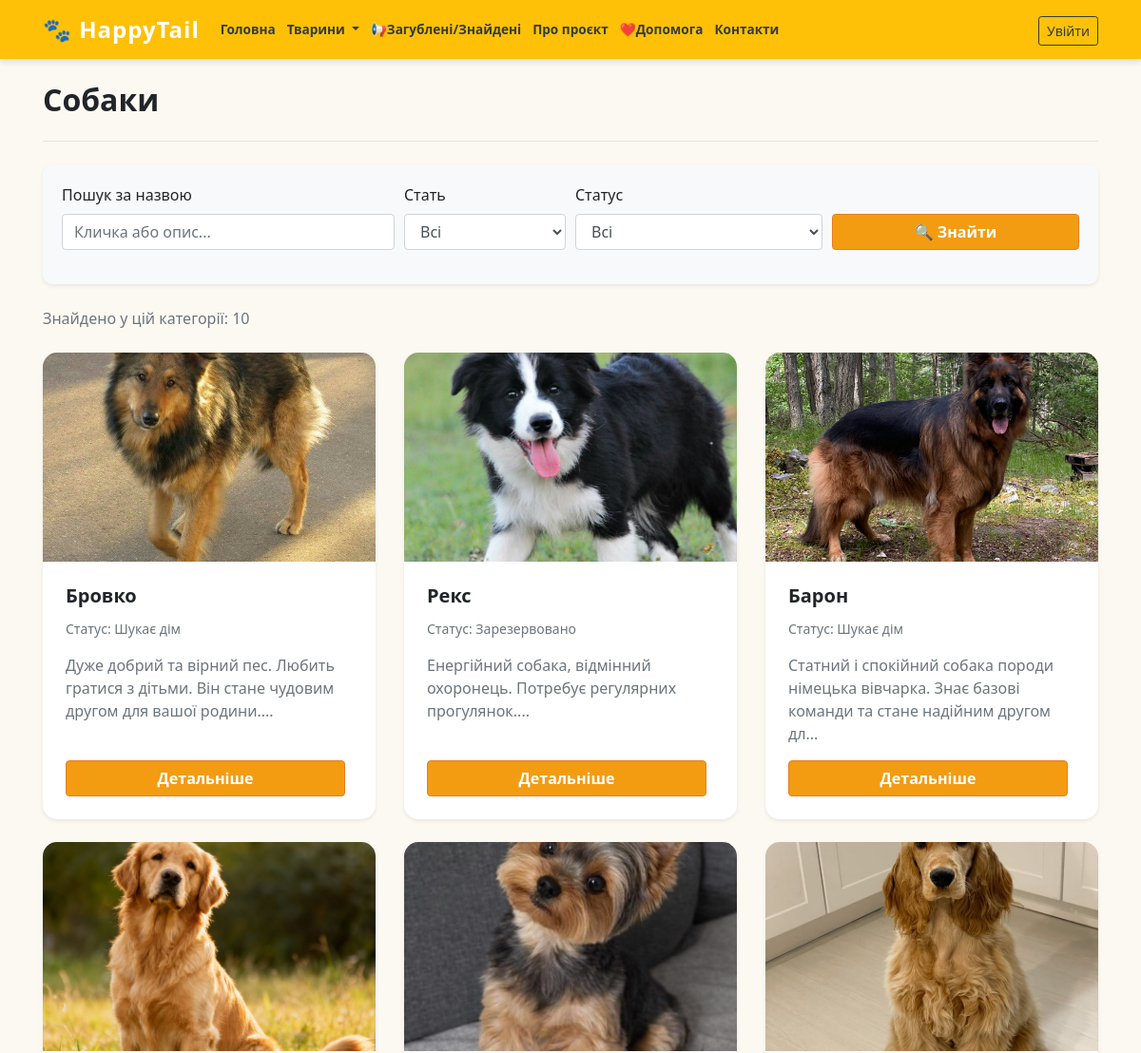
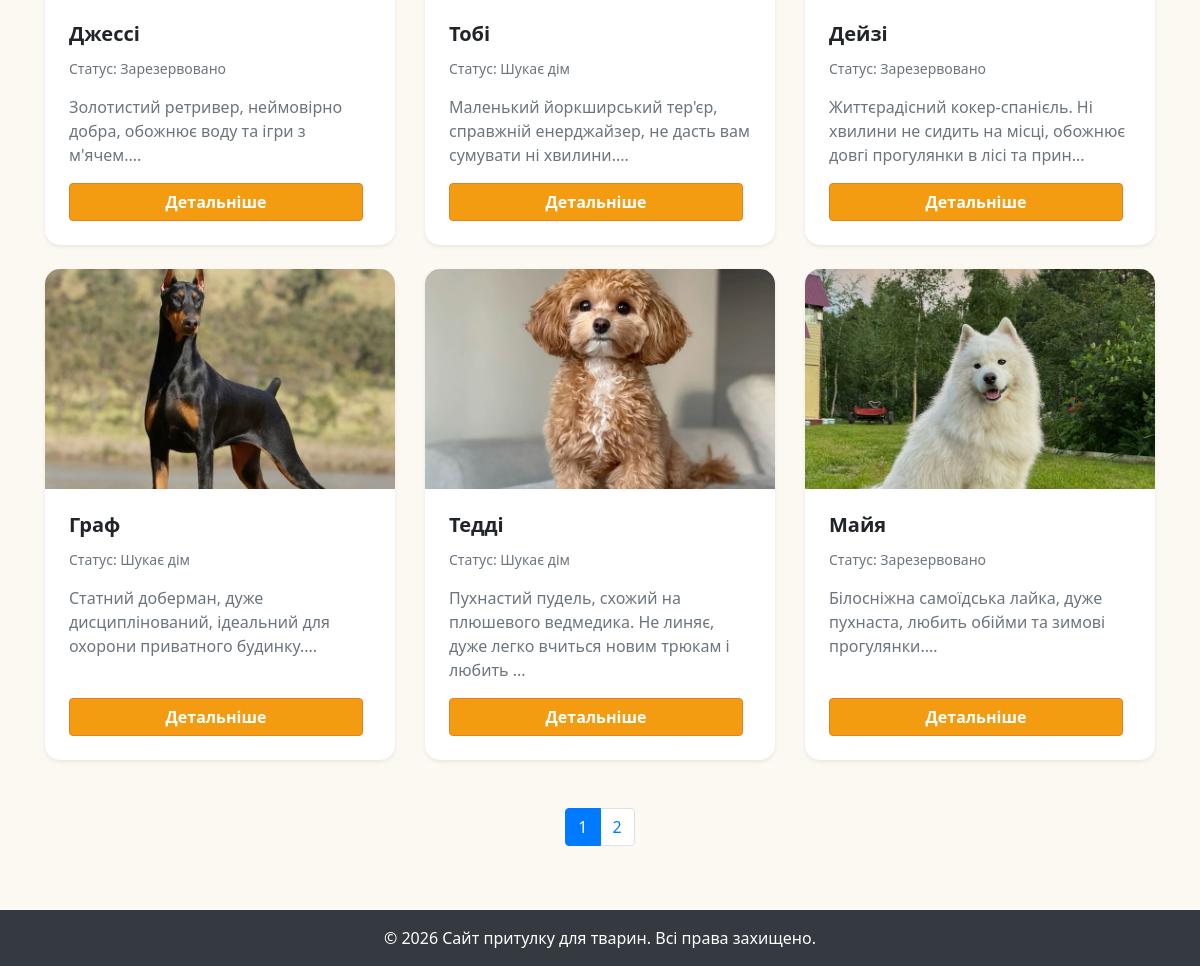
Page /category.php?category_id=1 on the committed database (2 pictures, top to bottom).
### tables this page shows
CREATE TABLE `menu` (
  `id` int(11) NOT NULL,
  `title` varchar(100) NOT NULL,
  `url` varchar(255) NOT NULL,
  `parent_id` int(11) DEFAULT 0
);

CREATE TABLE `categories` (
  `id` int(11) NOT NULL,
  `name` varchar(100) NOT NULL
);

CREATE TABLE `pets` (
  `id` int(11) NOT NULL,
  `name` varchar(100) NOT NULL,
  `image` text DEFAULT NULL,
  `description` text DEFAULT NULL,
  `age` varchar(50) DEFAULT NULL,
  `gender` varchar(20) DEFAULT 'Не вказано',
  `status` varchar(50) DEFAULT 'Шукає дім',
  `category_id` int(11) DEFAULT NULL,
  `created_at` datetime DEFAULT current_timestamp()
);

### include/functions.php (called while the page is built, shortened)
<?php
function get_menu() {
    global $conn;
    $sql = "SELECT * FROM menu ORDER BY id ASC";
    $result = mysqli_query($conn, $sql);
    return mysqli_fetch_all($result, MYSQLI_ASSOC);
}
function get_pets_count_filtered($search = '', $gender = '', $status = '', $category_id = null) {
    global $conn;
    $sql = "SELECT COUNT(*) as total FROM pets WHERE 1=1";
    if ($category_id) $sql .= " AND category_id = " . (int)$category_id;
    $result = mysqli_query($conn, $sql);
    $row = mysqli_fetch_assoc($result);
    return $row['total'];
}
function get_pets_by_category($category_id, $search = '', $gender = '', $status = '', $limit = 9, $offset = 0) {
    global $conn;
    $category_id = mysqli_real_escape_string($conn, $category_id);
    $sql = "SELECT pets.*, categories.name as category_name
            FROM pets
            LEFT JOIN categories ON pets.category_id = categories.id
            WHERE category_id = '$category_id'";
    $sql .= " ORDER BY pets.id ASC LIMIT $limit OFFSET $offset";
    $result = mysqli_query($conn, $sql);
    return mysqli_fetch_all($result, MYSQLI_ASSOC);
}
function get_category_title($category_id) {
    global $conn;
    $category_id = mysqli_real_escape_string($conn, $category_id);
    $sql = "SELECT * FROM categories WHERE id = '$category_id'";
    $result = mysqli_query($conn, $sql);
    return mysqli_fetch_assoc($result);
}
function is_admin() {
    return isset($_SESSION['login']) && $_SESSION['login'] === 'admin';
}

### category.php (the view, shortened to what this page needs)
<?php
require_once 'include/config.php';
require_once 'include/functions.php';
$category_id = (int)$_GET['category_id'];
$category = get_category_title($category_id);
require_once 'include/header.php';
$search = $_GET['search'] ?? '';
$gender = $_GET['gender'] ?? '';
$status = $_GET['status'] ?? '';
$limit = 9;
$page = isset($_GET['page']) ? (int)$_GET['page'] : 1;
$offset = ($page - 1) * $limit;
$total_pets = get_pets_count_filtered($search, $gender, $status, $category_id);
$total_pages = ceil($total_pets / $limit);
$pets = get_pets_by_category($category_id, $search, $gender, $status, $limit, $offset);
?>
<div class="d-flex justify-content-between align-items-center mb-3">
    <h2 class="font-weight-bold"><?= htmlspecialchars($category['name']) ?></h2>
</div>
<hr class="mb-4">
<?php require_once 'include/filters.php'; ?>
<p class="text-muted mb-4">Знайдено у цій категорії: <?= $total_pets ?></p>
<div class="row">
    <?php if (empty($pets)): ?>
        <div class="col-12"><p>На жаль, тварин у цій категорії поки немає.</p></div>
    <?php else: ?>
        <?php foreach ($pets as $pet): ?>
            <div class="col-md-4 mb-4">
                <div class="card h-100 shadow-sm border-0 pet-card" style="border-radius: 15px; overflow: hidden;">
                    <?php if (!empty($pet['image'])): ?>
                        <img src="img/<?= htmlspecialchars($pet['image']) ?>" class="card-img-top pet-img" alt="<?= htmlspecialchars($pet['name']) ?>" style="height: 220px; object-fit: cover;">
                    <?php else: ?>
                        <img src="img/no-image.png" class="card-img-top pet-img" alt="Немає фото" style="height: 220px; object-fit: cover;">
                    <?php endif; ?>
                    <div class="card-body d-flex flex-column p-4">
                        <h5 class="card-title font-weight-bold"><?= htmlspecialchars($pet['name']) ?></h5>
                        <p class="card-text text-muted small">Статус: <?= htmlspecialchars($pet['status']) ?></p>
                        <p class="card-text text-secondary">
                            <?= htmlspecialchars(mb_substr($pet['description'], 0, 100)) . '...' ?>
                        </p>
                        <div class="d-flex justify-content-between mt-auto">
                            <a href="post.php?pet_id=<?= $pet['id'] ?>" class="btn btn-warning flex-grow-1 mr-2 font-weight-bold">Детальніше</a>
                        </div>
                    </div>
                </div>
            </div>
        <?php endforeach; ?>
    <?php endif; ?>
</div>
<?php if ($total_pages > 1): ?>
    <nav aria-label="Page navigation" class="mt-4">
        <ul class="pagination justify-content-center">
            <?php for ($i = 1; $i <= $total_pages; $i++): ?>
                <li class="page-item <?= ($page == $i) ? 'active' : '' ?>">
                    <a class="page-link" href="?category_id=<?= $category_id ?>&page=<?= $i ?>&search=<?= urlencode($search) ?>&gender=<?= urlencode($gender) ?>&status=<?= urlencode($status) ?>"><?= $i ?></a>
                </li>
            <?php endfor; ?>
        </ul>
    </nav>
<?php endif; ?>
<?php require_once 'include/footer.php'; ?>

### include/header.php (shortened to what this page needs)
<?php $base_path = $base_path ?? ''; ?>
<!DOCTYPE html>
<html lang="uk">
<head>
    <link rel="stylesheet" href="https://cdn.jsdelivr.net/npm/bootstrap@4.6.2/dist/css/bootstrap.min.css">
    <link rel="stylesheet" href="<?= $base_path ?>css/main.css?v=1.1">
</head>
<body>
<nav class="navbar navbar-expand-lg navbar-dark bg-warning">
    <div class="container">
        <a class="navbar-brand font-weight-bold" href="<?= $base_path ?>index.php">🐾 HappyTail</a>
        <div class="collapse navbar-collapse" id="navbarNav">
            <ul class="navbar-nav mr-auto">
                <?php
                $all_menu = get_menu();
                $top_menu = array_filter($all_menu, function($m) { return ($m['parent_id'] ?? 0) == 0; });
                foreach ($top_menu as $menu_item):
                    $sub_menu = array_filter($all_menu, function($m) use ($menu_item) { return ($m['parent_id'] ?? 0) == $menu_item['id']; });
                    $has_sub = !empty($sub_menu);
                    if ($has_sub): ?>
                        <li class="nav-item dropdown">
                            <a class="nav-link dropdown-toggle text-dark font-weight-bold" href="#" id="nav-<?= $menu_item['id'] ?>" role="button" data-toggle="dropdown">
                                <?= htmlspecialchars($menu_item['title']) ?>
                            </a>
                        </li>
                    <?php else: ?>
                        <li class="nav-item">
                            <a class="nav-link text-dark font-weight-bold" href="<?= $base_path ?><?= htmlspecialchars($menu_item['url']) ?>">
                                <?= htmlspecialchars($menu_item['title']) ?>
                            </a>
                        </li>
                    <?php endif;
                endforeach; ?>
            </ul>
            <ul class="navbar-nav">
                <?php if (is_admin()): ?>
                    <li class="nav-item mr-2">
                        <a class="btn btn-dark btn-sm mt-1" href="<?= $base_path ?>admin/index.php">Адмінка</a>
                    </li>
                    <li class="nav-item">
                        <a class="btn btn-outline-danger btn-sm mt-1" href="<?= $base_path ?>admin/logout.php">Вихід</a>
                    </li>
                <?php else: ?>
                    <li class="nav-item">
                        <a class="btn btn-outline-dark btn-sm mt-1" href="<?= $base_path ?>login/index.php">Увійти</a>
                    </li>
                <?php endif; ?>
            </ul>
        </div>
    </div>
</nav>
<div class="container mt-4 mb-5">

### css/main.css (style rules this page uses)
html { overflow-y: scroll !important; }
body { display: flex; flex-direction: column; min-height: 100vh; background-color: #fcf9f2; font-family: 'Segoe UI', Tahoma, Geneva, Verdana, sans-serif; }
.navbar { box-shadow: 0 4px 6px rgba(0,0,0,0.1); }
.navbar-brand { font-size: 1.5rem; letter-spacing: 1px; }
.card { border: none; border-radius: 10px; transition: transform 0.3s ease, box-shadow 0.3s ease; }
.card-img-top { border-top-left-radius: 10px; border-top-right-radius: 10px; }
.btn-warning { background-color: #f39c12; border-color: #e67e22; color: white; font-weight: bold; }
.navbar-nav .nav-link { white-space: nowrap !important; }
@media (min-width: 992px) and (max-width: 1200px) { .navbar-expand-lg .navbar-nav .nav-link { padding-left: 6px !important; padding-right: 6px !important; font-size: 0.85rem !important; } }

### rows in the picture
menu: title "Головна"
menu: title "Тварини"
menu: title "📢Загублені/Знайдені"
menu: title "Про проєкт"
menu: title "❤️Допомога"
menu: title "Контакти"
categories: name "Собаки"
pets: image (picture), name "Бровко", status "Шукає дім", description "Дуже добрий та вірний пес. Любить гратися з дітьми. Він стане чудовим другом для вашої родини."
pets: image (picture), name "Рекс", status "Зарезервовано", description "Енергійний собака, відмінний охоронець. Потребує регулярних прогулянок."
pets: image (picture), name "Барон", status "Шукає дім", description "Статний і спокійний собака породи німецька вівчарка. Знає базові команди та стане надійним другом дл"
pets: image (picture), name "Джессі", status "Зарезервовано", description "Золотистий ретривер, неймовірно добра, обожнює воду та ігри з м'ячем."
pets: image (picture), name "Тобі", status "Шукає дім", description "Маленький йоркширський тер'єр, справжній енерджайзер, не дасть вам сумувати ні хвилини."
pets: image (picture), name "Дейзі", status "Зарезервовано", description "Життєрадісний кокер-спанієль. Ні хвилини не сидить на місці, обожнює довгі прогулянки в лісі та прин"
pets: image (picture), name "Граф", status "Шукає дім", description "Статний доберман, дуже дисциплінований, ідеальний для охорони приватного будинку."
pets: image (picture), name "Тедді", status "Шукає дім", description "Пухнастий пудель, схожий на плюшевого ведмедика. Не линяє, дуже легко вчиться новим трюкам і любить"
pets: image (picture), name "Майя", status "Зарезервовано", description "Білосніжна самоїдська лайка, дуже пухнаста, любить обійми та зимові прогулянки."

### other values in the picture
$total_pets "10"
